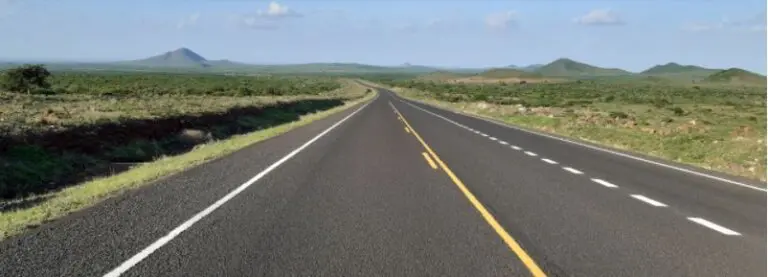
#> input picture lane-following/test-images/download.webp, 768 x 277 px
$ python lane-detection.py
#> lines starting #> are read from the running program, lines starting #| are printed output that depends on the picture; after the words box and inside, x2 and y2 are one past the last pixel; in counts of white or black regions, pixels touching at a corner belong together
import cv2

import numpy as np

import matplotlib.pyplot as plt

def applyCannyTo(image):

	laneImageInGrayScale = cv2.cvtColor(image, cv2.COLOR_RGB2GRAY)

	#to reduce noise in the image
	gaussianBlurredImage = cv2.GaussianBlur(laneImageInGrayScale, (5,5), 0)

	return cv2.Canny(gaussianBlurredImage, 50, 150)

def regionOfInterestFor(image):

	height = image.shape[0]

	width = image.shape[1]

	leftTop = (width/2 - 75, height * 3/5)

	bottomLeft = (width/8, height)

	bottomRight = (width-width/8, height)

	topRight = (width/2+75, height*3/5)


	#trapezoidRoi = np.array([[ (400, 342), (150, height), (950, height), (575, 342)]])

	trapezoidRoi = np.int32([[ leftTop, bottomLeft, bottomRight, topRight]])


#np.int32([[width/2-50, height* 3/5], [width/4, height], [width-width/4, height], [width/2+50, height*3/5]])


	mask = np.zeros_like(image)

	cv2.fillPoly(mask, trapezoidRoi, (255, 255, 255))

	cv2.imshow("mask", mask)

	maskedImage = cv2.bitwise_and(image, mask)

	cv2.imshow("maskedImage", maskedImage)

	return maskedImage

def makeCoordinates(forParameters, onImage):

	slope, yIntercept = forParameters

	y2 = onImage.shape[0]

	y1 = int(y2 * 3/5)

	x1 = int((y1 - yIntercept)/slope)

	x2 = int((y2 - yIntercept)/slope)

	return np.array([x1, y1, x2, y2])


def displayLines(lines, referenceImage):
	lineImage = np.zeros_like(referenceImage)

	leftLanes = []
	rightLanes = []

	noLeftLane = 0
	noRightLane = 0

	if lines is not None:
		for line in lines:
			x1, y1, x2, y2 = line[0]

			slope, yIntercept = np.polyfit((x1, x2), (y1, y2), 1)

			if slope<0:
				leftLanes.append((slope, yIntercept))

			else:
				rightLanes.append((slope, yIntercept))


		if(len(leftLanes)>0):

			averageSlopeAndYinterceptOfLeftLanes = np.average(leftLanes, axis = 0)

			x1, y1, x2, y2 = makeCoordinates(averageSlopeAndYinterceptOfLeftLanes, referenceImage)

			cv2.line(lineImage, (x1, y1), (x2, y2), 255, 10)


		else:
			noLeftLane = 1


		if(len(rightLanes)>0):

			averageSlopeAndYinterceptOfRightLanes = np.average(rightLanes, axis = 0)

			x1, y1, x2, y2 = makeCoordinates(averageSlopeAndYinterceptOfRightLanes, referenceImage)

			cv2.line(lineImage, (x1, y1), (x2, y2), 255, 10)

		else:

			noRightLane = 1


	return lineImage


laneImage = cv2.imread('test-images/download.webp')
#> laneImage is the input picture: shape (277, 768, 3); mean B, G, R 118.3, 122.8, 117.5

copiedLaneImage = np.copy(laneImage)

edgesInImage = applyCannyTo(copiedLaneImage)
#> in applyCannyTo, `laneImageInGrayScale = cv2.cvtColor(image, cv2.COLOR_RGB2GRAY)`:
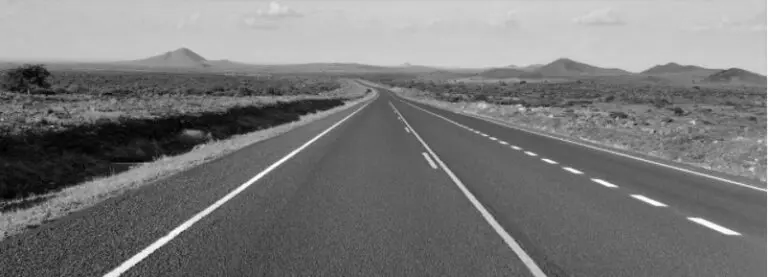
#> laneImageInGrayScale: shape (277, 768); min 0, max 255, mean 120.9
#> in applyCannyTo, `return cv2.Canny(gaussianBlurredImage, 50, 150)`:
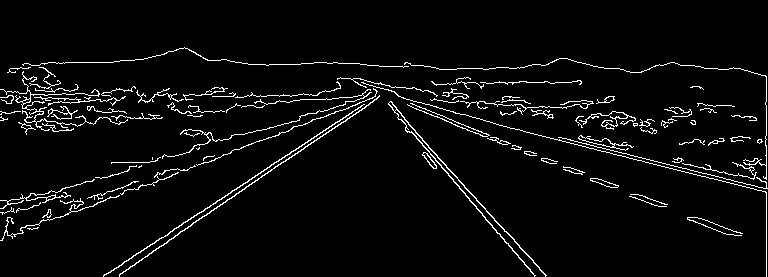
#> returned value: shape (277, 768); 4.4% white in thin lines or dots, all inside (x1, y1, x2, y2) = (0, 47, 768, 277)

cv2.imshow('edgesInImage', edgesInImage)

maskedImage = regionOfInterestFor(edgesInImage)
#> in regionOfInterestFor, `cv2.fillPoly(mask, trapezoidRoi, (255, 255, 255))`:
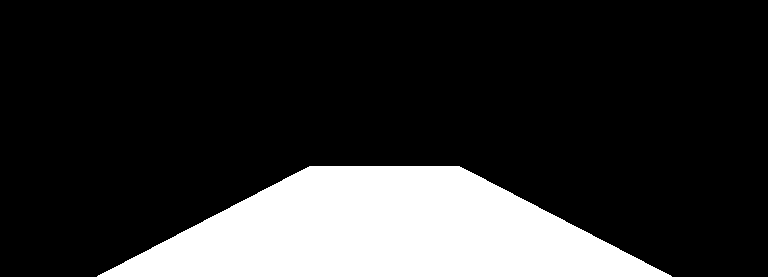
#> mask: shape (277, 768); 19% white; 1 white region, box (x1, y1, x2, y2) and area: (97, 166, 672, 277) 40395
#> in regionOfInterestFor, `maskedImage = cv2.bitwise_and(image, mask)`:
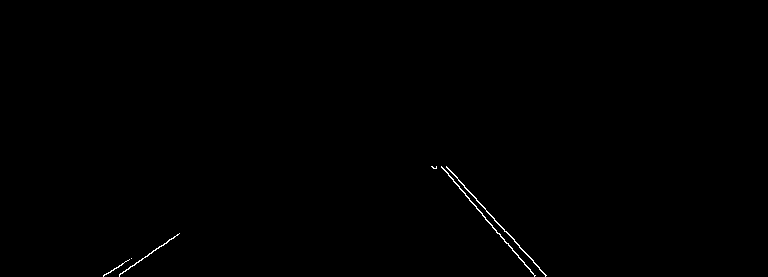
#> maskedImage: shape (277, 768); 0.27% white in thin lines or dots, all inside (x1, y1, x2, y2) = (103, 166, 547, 277)

houghLines = cv2.HoughLinesP(maskedImage, 2, np.pi/180, 100)
#> houghLines = [[464, 187, 473, 196], [498, 233, 534, 275], [486, 211, 509, 235], [476, 200, 483, 207], [458, 180, 469, 191], [441, 166, 469, 198], [506, 231, 519, 245]]

lineImage = displayLines(houghLines, copiedLaneImage)
#> the loop in displayLines, `for line in lines:` made 7 passes
#> (x1, y1, x2, y2, slope, yIntercept) on passes 1 to 7: (464, 187, 473, 196, 1, -277), (498, 233, 534, 275, 1.17, -348), (486, 211, 509, 235, 1.04, -296.1), (476, 200, 483, 207, 1, -276), (458, 180, 469, 191, 1, -278), (441, 166, 469, 198, 1.14, -338), (506, 231, 519, 245, 1.08, -313.9)
#> after the loop in displayLines, `for line in lines:`: leftLanes = []; rightLanes = [(1, -277), (1.17, -348), (1.04, -296.1), (1, -276), (1, -278), (1.14, -338), (1.08, -313.9)]
#> in displayLines, `averageSlopeAndYinterceptOfRightLanes = np.average(rightLanes, axis = 0)`: averageSlopeAndYinterceptOfRightLanes = [1.06, -303.9]
#> in makeCoordinates, `slope, yIntercept = forParameters`: slope = 1.06; yIntercept = -303.9
#> in makeCoordinates, `x1 = int((y1 - yIntercept)/slope)`: x1 = 442
#> in makeCoordinates, `x2 = int((y2 - yIntercept)/slope)`: x2 = 547
#> in displayLines, `x1, y1, x2, y2 = makeCoordinates(averageSlopeAndYinterceptOfRightLanes..`: x1 = 442; y1 = 166; x2 = 547; y2 = 277

cv2.imshow("lineImage" , lineImage)

comboImage = cv2.addWeighted(copiedLaneImage, 1, lineImage, 0.3, 1)

cv2.imshow("comboImage", comboImage)

cv2.waitKey(0)
'''
[{"xmin":151.2482910156,"ymin":44.690952301,"xmax":190.1858520508,"ymax":107.3635940552,"confidence":0.551926434,"class":0,"name":"stop"},{"xmin":149.2155609131,"ymin":40.0123977661,"xmax":192.7724151611,"ymax":112.8377151489,"confidence":0.2979212105,"class":5,"name":"trafficlight"}]
stop sign detected
'''

$ run again, with lane-following/test-images/lane.jpeg saved as lane-following/test-images/download.webp
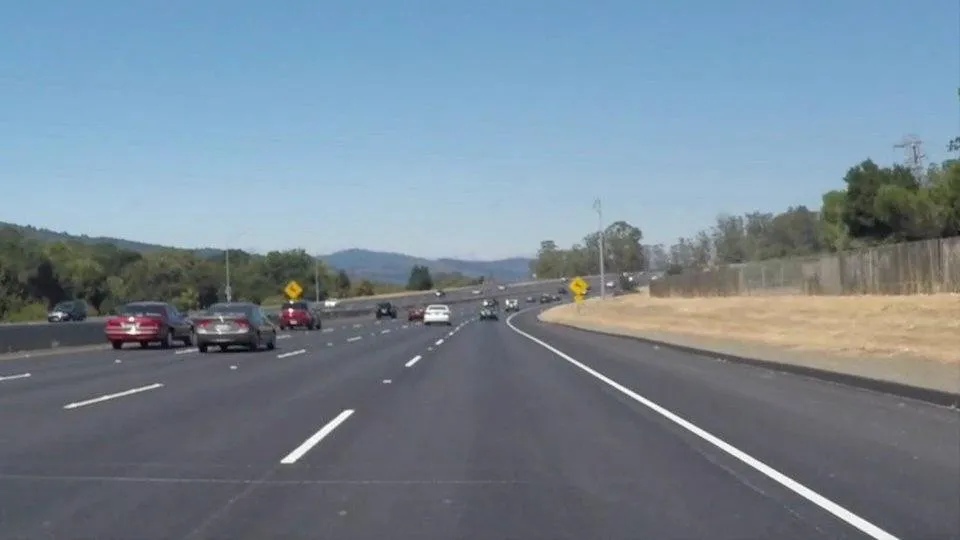
#> input picture lane-following/test-images/lane.jpeg, 960 x 540 px
#> laneImage is the input picture: shape (540, 960, 3); mean B, G, R 148.2, 134.8, 118.5
#> in applyCannyTo, `return cv2.Canny(gaussianBlurredImage, 50, 150)`:
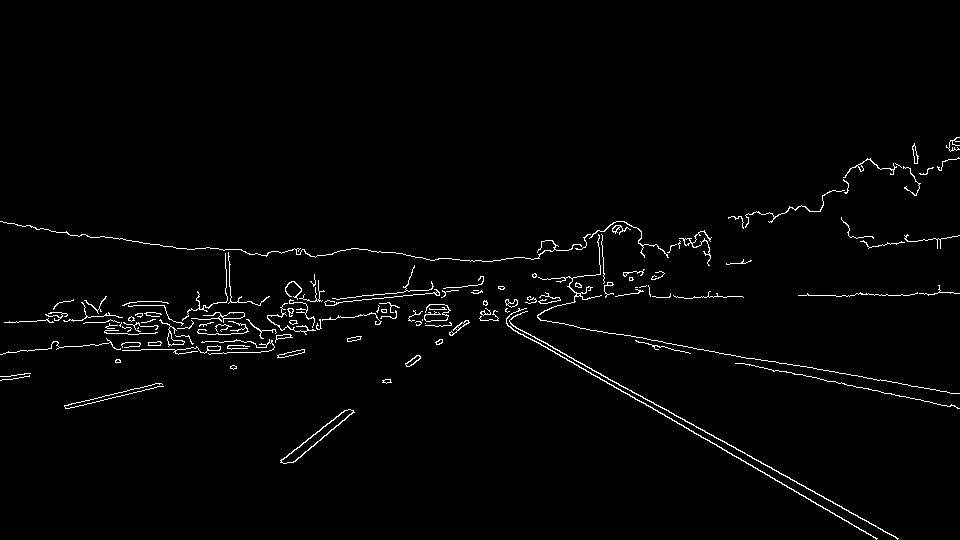
#> returned value: shape (540, 960); 1.8% white in thin lines or dots, all inside (x1, y1, x2, y2) = (0, 137, 960, 540)
#> mask: shape (540, 960); 18.1% white; 1 white region, box (x1, y1, x2, y2) and area: (121, 324, 840, 540) 94029
#> maskedImage: shape (540, 960); 0.19% white in thin lines or dots, all inside (x1, y1, x2, y2) = (280, 324, 715, 464)
#> houghLines = 25 rows, first 6: [647, 399, 654, 403], [530, 338, 627, 394], [653, 403, 660, 407], [661, 407, 675, 415], [600, 374, 601, 375], [631, 391, 638, 395]
#> the loop in displayLines, `for line in lines:` made 25 passes
#> (x1, y1, x2, y2, slope, yIntercept) on passes 1 to 8: (647, 399, 654, 403, 0.571, 29.29), (530, 338, 627, 394, 0.577, 32.02), (653, 403, 660, 407, 0.571, 29.86), (661, 407, 675, 415, 0.571, 29.29), (600, 374, 601, 375, 1, -226), (631, 391, 638, 395, 0.571, 30.43), (601, 374, 629, 390, 0.571, 30.57), (611, 384, 611, 384, 0.314, 192)
#> after the loop in displayLines, `for line in lines:`: leftLanes = [(-0.762, 673), (-0.833, 706.2), (-0.8, 693.8), (-1, 745), (-0.75, 670)]; rightLanes = 20 items, first 6: (0.571, 29.29), (0.577, 32.02), (0.571, 29.86), (0.571, 29.29), (1, -226), (0.571, 30.43)
#> averageSlopeAndYinterceptOfLeftLanes = [-0.829, 697.6]
#> in makeCoordinates, `slope, yIntercept = forParameters`: slope = -0.829; yIntercept = 697.6
#> in makeCoordinates, `x1 = int((y1 - yIntercept)/slope)`: x1 = 450
#> in makeCoordinates, `x2 = int((y2 - yIntercept)/slope)`: x2 = 190
#> in displayLines, `x1, y1, x2, y2 = makeCoordinates(averageSlopeAndYinterceptOfLeftLanes,..`: x1 = 450; y1 = 324; x2 = 190; y2 = 540
#> averageSlopeAndYinterceptOfRightLanes = [0.575, 32.71]
#> in displayLines, `x1, y1, x2, y2 = makeCoordinates(averageSlopeAndYinterceptOfRightLanes..`: x1 = 506; x2 = 882
#> in displayLines, `cv2.line(lineImage, (x1, y1), (x2, y2), 255, 10)`:
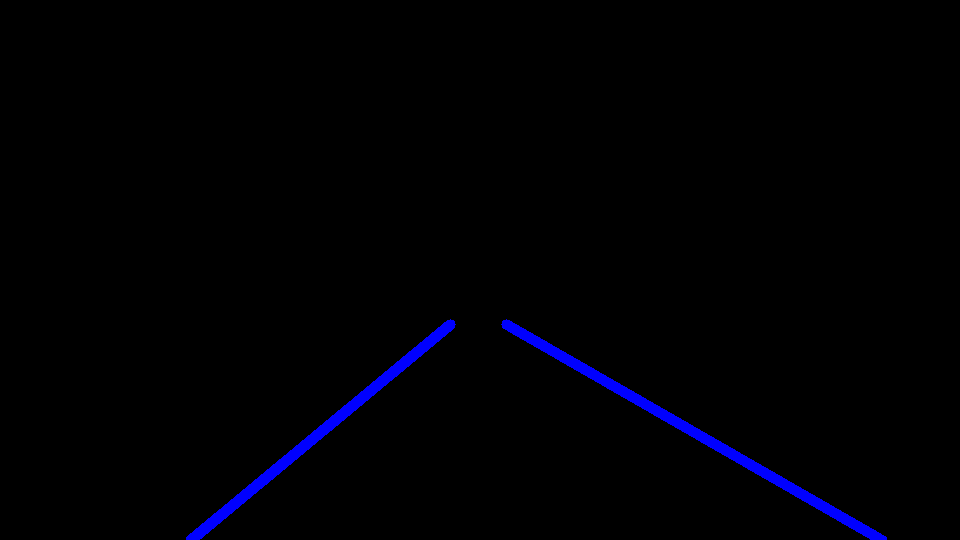
#> lineImage: shape (540, 960, 3); mean of channels 0, 1, 2 4.1, 0, 0; drawn as B, G, R
